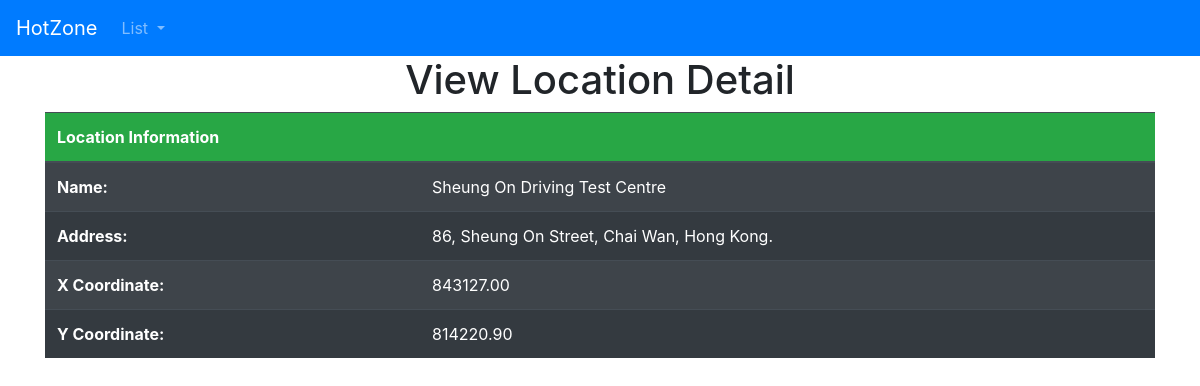
The page /locations/Sheung On Driving Test Centre on the database its author committed.
### hotzone/models.py (models this page shows, shortened)
class LocationDetail(models.Model):
    name = models.CharField(max_length=200)
    address = models.CharField(max_length=200)
    xCoord = models.DecimalField(max_digits=8, decimal_places=2)
    yCoord = models.DecimalField(max_digits=8, decimal_places=2)

### hotzone/views.py (the view)
# urls.py: path('locations/<str:target>', views.show_location_detail, name='show_location_detail'),
def show_location_detail(request, target):
    location = LocationDetail.objects.get(name = target)
    context = {'location': location}
    return render(request, 'show_location_detail.html', context)

### templates/show_location_detail.html (shortened to what this page needs)
<!doctype html>
<html lang="en">
<head>
    <link rel="stylesheet" href="https://cdnjs.cloudflare.com/ajax/libs/font-awesome/4.7.0/css/font-awesome.min.css">
    <link rel="stylesheet" href="https://cdn.jsdelivr.net/npm/bootstrap@4.5.3/dist/css/bootstrap.min.css"
>
</head>
<body>
    {% include 'navbar.html' %}
    <h1 class="text-center">View Location Detail</h1>
    <div class="container-xl">
        <div class="row">
            <div class="col">
                <table class="table table-striped table-dark">
                    <thead class="bg-success">
                        <tr>
                            <th scope="col">Location Information</th>
                            <th></th>
                        </tr>
                    </thead>
                    <tbody class="table table-striped table-dark">
                        <tr>
                            <th>Name:</th>
                            <td> {{location.name}}</td>
                        </tr>
                        <tr>
                            <th>Address:</th>
                            <td>{{location.address}}</td>
                        </tr>
                        <tr>
                            <th>X Coordinate:</th>
                            <td> {{location.xCoord}}</td>
                        </tr>
                        <tr>
                            <th> Y Coordinate:</th>
                            <td> {{location.yCoord}}</td>
                        </tr>
                    </tbody>
                </table>
            </div>
        </div>
    </div>
</body>
</html>

### rows shown on the page
LocationDetail: name "Sheung On Driving Test Centre", address "86, Sheung On Street, Chai Wan, Hong Kong.", xCoord "843127.00", yCoord "814220.90"
